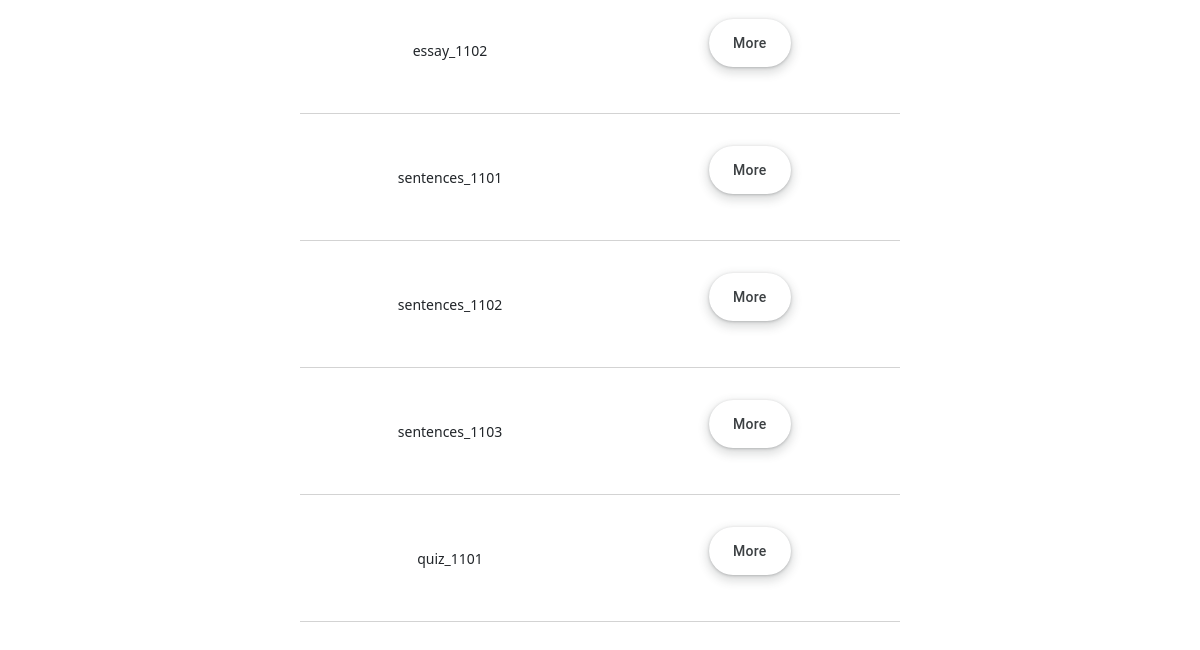
Page /display_modules.html (signed in, lower part) on the earlier database version.
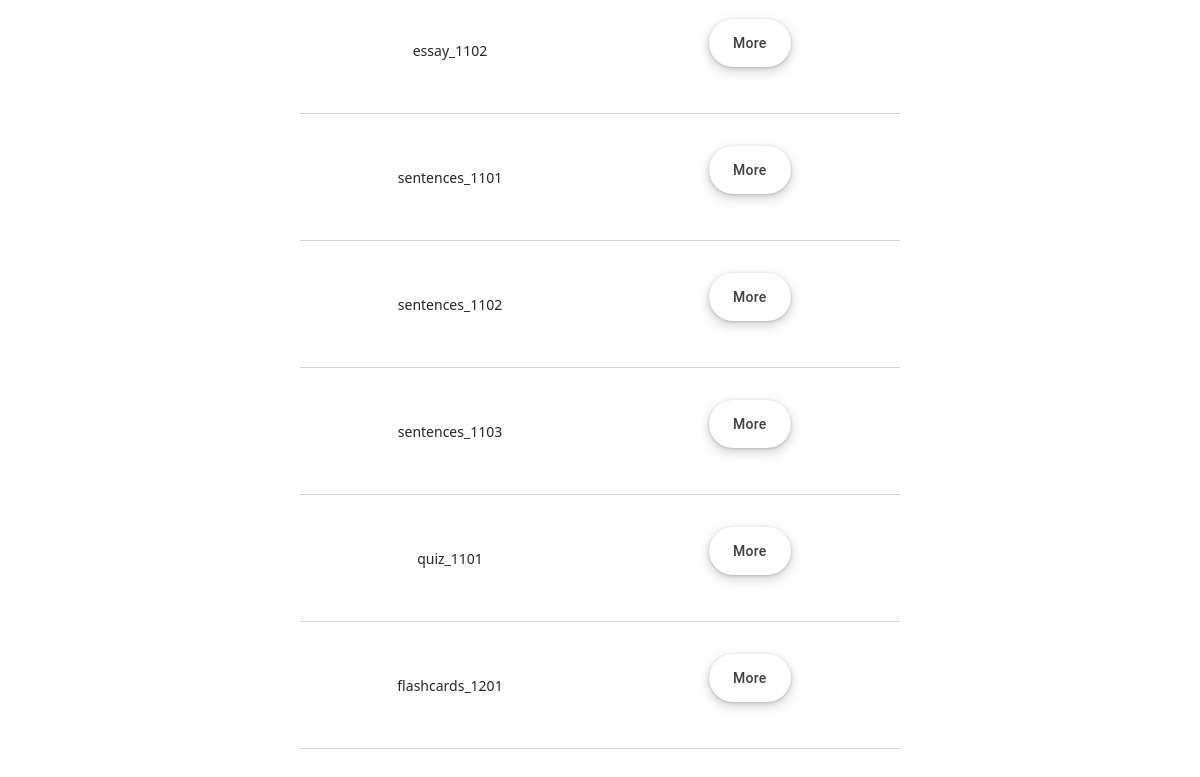
Same page on the later database version.
### nieszkolni_app/models.py (models this page shows)
class Module(models.Model):
    component_id = models.CharField(max_length=200, default="")
    component_type = models.CharField(max_length=200, default="")
    title = models.CharField(max_length=200, default="")
    content = models.TextField(default="")
    resources = models.TextField(default="")
    conditions = models.TextField(default="")
    reference = models.IntegerField(default=0)

### nieszkolni_app/views.py (the view, shortened to what this page needs)
# urls.py: path('display_modules.html', views.display_modules, name="display_modules"),
@staff_member_required
def display_modules(request):
    if request.user.is_authenticated:
        first_name = request.user.first_name
        last_name = request.user.last_name
        current_user = first_name + " " + last_name
        modules = CurriculumManager().display_modules()
        return render(request, "display_modules.html", {
            "modules": modules
            })

### nieszkolni_folder/curriculum_manager.py (called while the page is built)
    def display_modules(self):
        with connection.cursor() as cursor:
            cursor.execute(f'''
                SELECT
                component_id,
                component_type,
                title,
                content,
                resources,
                conditions,
                reference
                FROM nieszkolni_app_module
                ''')
            modules = cursor.fetchall()
            return modules

### nieszkolni_app/templates/display_modules.html (shortened to what this page needs)
{% extends 'base.html' %}
{% block 'content' %}
<table>
	{% for module in modules %}
		<tr class="font">
			<td>{{ module.0 }}</td>
			<td>
				<form action="{% url 'display_modules' %}"  method="POST">
					  <div class="flex-parent jc-center">
					    	<button type="submit" class="button_main" name="action_on_module" value="more">More</button>
					  </div>
				</form>
			</td>
		</tr>
	{% endfor %}
</table>
{% include 'footer.html' %}
{% endblock %}

Differences in the rows shown:
added Module: component "flashcards_1201"
